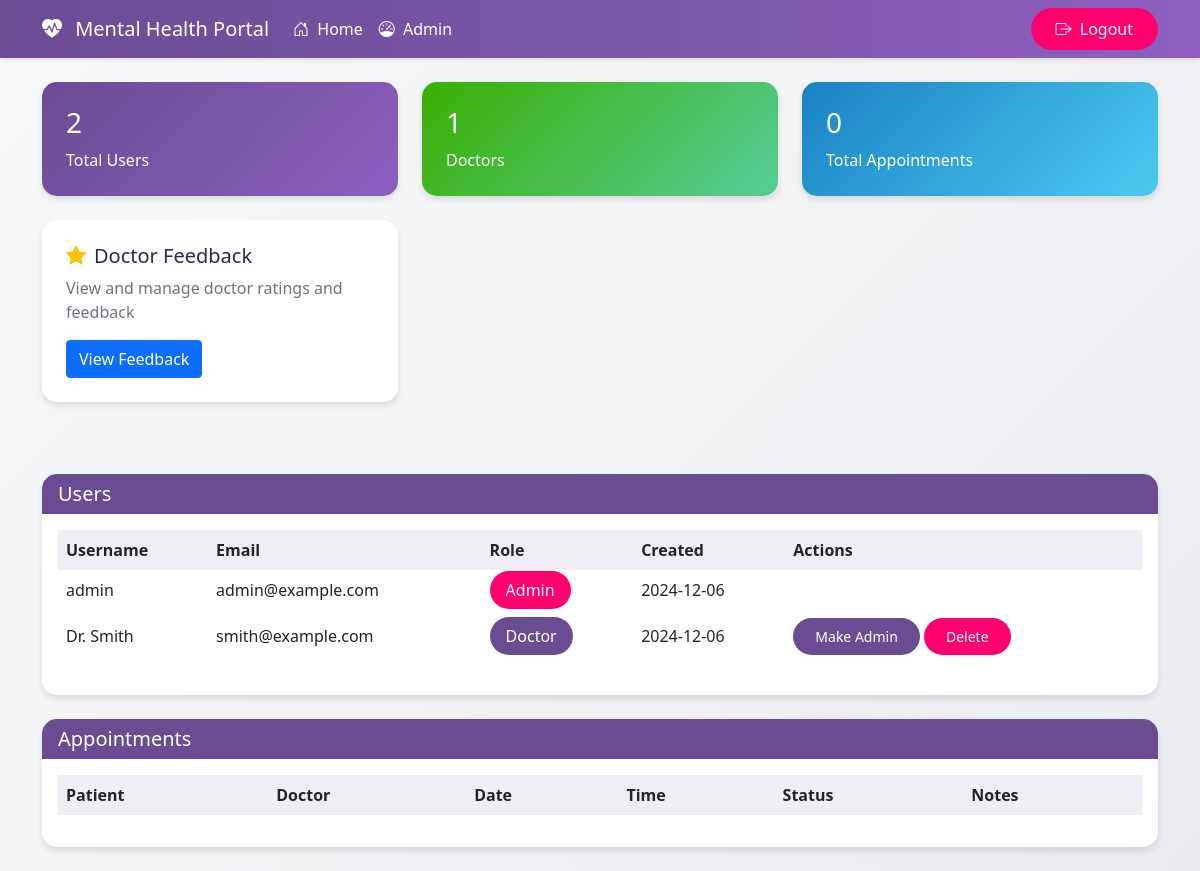
Page /admin (signed in) on the earlier database version.
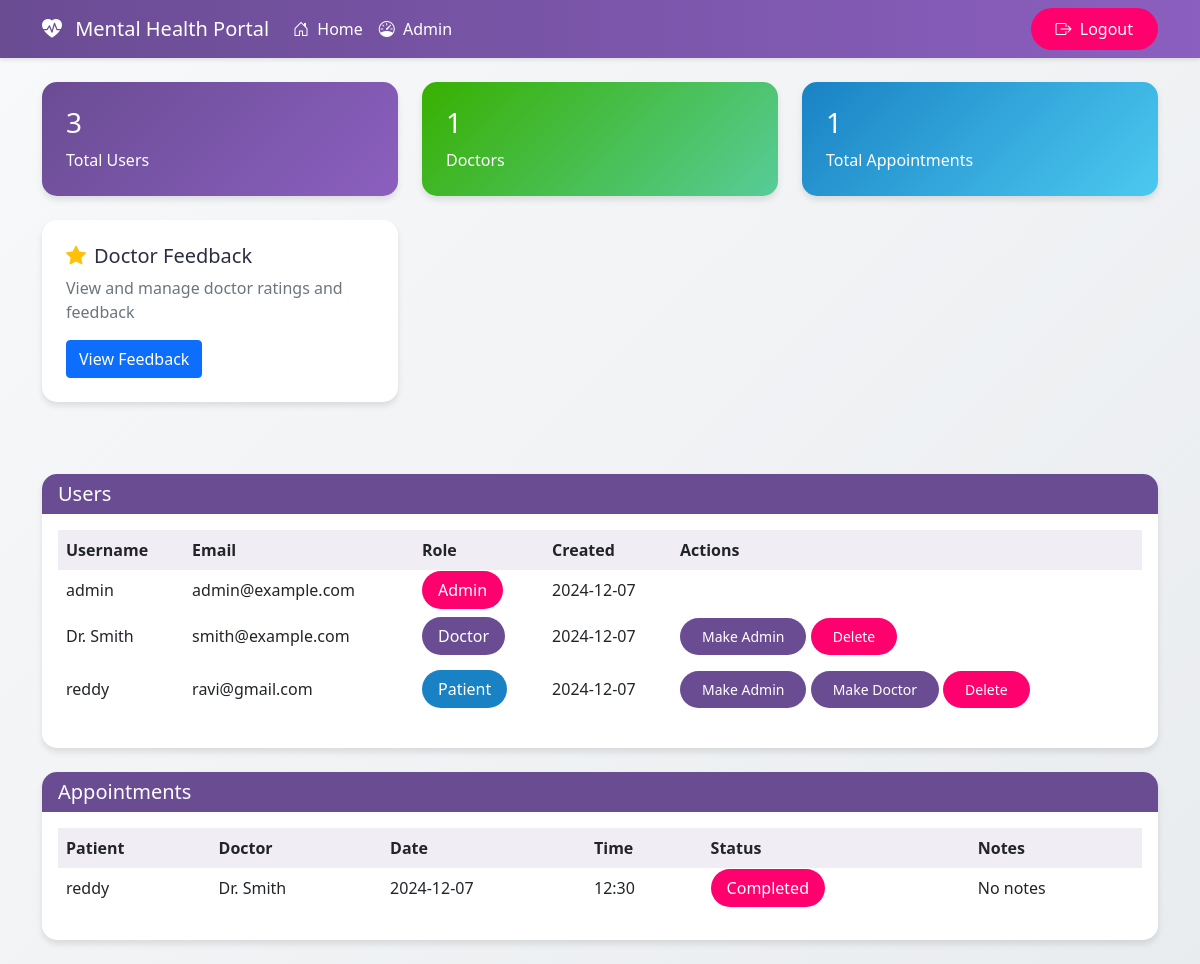
Same page on the later database version.
### app.py (models this page shows)
class User(UserMixin, db.Model):
    id = db.Column(db.Integer, primary_key=True)
    username = db.Column(db.String(80), unique=True, nullable=False)
    password = db.Column(db.String(120), nullable=False)
    email = db.Column(db.String(120), unique=True, nullable=False)
    role = db.Column(db.String(20), nullable=False)
    name = db.Column(db.String(100))
    specialization = db.Column(db.String(100))
    photo = db.Column(db.String(255))  # Store the photo filename
    created_at = db.Column(db.DateTime, default=datetime.utcnow)
    patient_appointments = db.relationship('Appointment',
                                         foreign_keys='Appointment.patient_id',
                                         backref='patient',
                                         lazy=True)
    doctor_appointments = db.relationship('Appointment',
                                        foreign_keys='Appointment.doctor_id',
                                        backref='doctor',
                                        lazy=True)
    mood_entries = db.relationship('MoodEntry', backref='mood_user', lazy=True)
    doctor_feedbacks = db.relationship('DoctorFeedback', foreign_keys='DoctorFeedback.doctor_id', backref='feedback_as_doctor', lazy=True)
    given_feedbacks = db.relationship('DoctorFeedback', foreign_keys='DoctorFeedback.patient_id', backref='feedback_as_patient', lazy=True)

class Appointment(db.Model):
    id = db.Column(db.Integer, primary_key=True)
    patient_id = db.Column(db.Integer, db.ForeignKey('user.id'), nullable=False)
    doctor_id = db.Column(db.Integer, db.ForeignKey('user.id'), nullable=False)
    date = db.Column(db.String(10), nullable=False)  # Format: YYYY-MM-DD
    time = db.Column(db.String(5), nullable=False)   # Format: HH:MM
    notes = db.Column(db.Text)
    status = db.Column(db.String(20), default='pending')  # pending, confirmed, cancelled, completed
    created_at = db.Column(db.DateTime, default=datetime.utcnow)

### app.py (the view)
@app.route('/admin')
@login_required
@admin_required
def admin():
    users = User.query.all()
    appointments = Appointment.query.all()
    return render_template('admin.html', users=users, appointments=appointments)

### app.py (called while the page is built)
def login_required(f):
    @wraps(f)
    def decorated_function(*args, **kwargs):
        if 'user_id' not in session:
            flash('Please log in first.', 'error')
            return redirect(url_for('login'))
        return f(*args, **kwargs)
    return decorated_function

def admin_required(f):
    @wraps(f)
    def decorated_function(*args, **kwargs):
        if 'role' not in session or session['role'] != 'admin':
            flash('Admin access required.', 'error')
            return redirect(url_for('home'))
        return f(*args, **kwargs)
    return decorated_function

def auto_complete_past_appointments():
    today = datetime.now().strftime('%Y-%m-%d')
    past_confirmed = Appointment.query.filter(
        Appointment.status == 'confirmed',
        Appointment.date < today
    ).all()
    for appointment in past_confirmed:
        appointment.status = 'completed'
    if past_confirmed:
        db.session.commit()

@app.before_request
def before_request():
    if not request.path.startswith('/static'):
        auto_complete_past_appointments()

### templates/admin.html (shortened to what this page needs)
<!DOCTYPE html>
<html lang="en">
<head>
    <link href="https://cdn.jsdelivr.net/npm/bootstrap@5.1.3/dist/css/bootstrap.min.css" rel="stylesheet">
    <link href="https://cdn.jsdelivr.net/npm/bootstrap-icons@1.7.2/font/bootstrap-icons.css" rel="stylesheet">
</head>
<body>
    <nav class="navbar navbar-expand-lg">
        <div class="container">
            <a class="navbar-brand" href="{{ url_for('home') }}">
                <i class="bi bi-heart-pulse-fill me-2"></i>
                Mental Health Portal
            </a>
            <div class="collapse navbar-collapse" id="navbarNav">
                <ul class="navbar-nav me-auto">
                    <li class="nav-item">
                        <a class="nav-link" href="{{ url_for('home') }}">
                            <i class="bi bi-house-door me-1"></i> Home
                        </a>
                    </li>
                    <li class="nav-item">
                        <a class="nav-link active" href="{{ url_for('admin') }}">
                            <i class="bi bi-speedometer me-1"></i> Admin
                        </a>
                    </li>
                </ul>
                <div class="d-flex">
                    <a href="{{ url_for('logout') }}" class="btn btn-custom danger">
                        <i class="bi bi-box-arrow-right me-1"></i> Logout
                    </a>
                </div>
            </div>
        </div>
    </nav>
    <div class="container py-4">
        <div class="row mb-4">
            <div class="col-md-4">
                <div class="stat-card primary">
                    <h3>{{ users|length }}</h3>
                    <p class="mb-0">Total Users</p>
                </div>
            </div>
            <div class="col-md-4">
                <div class="stat-card success">
                    <h3>{{ users|selectattr('role', 'equalto', 'doctor')|list|length }}</h3>
                    <p class="mb-0">Doctors</p>
                </div>
            </div>
            <div class="col-md-4">
                <div class="stat-card info">
                    <h3>{{ appointments|length }}</h3>
                    <p class="mb-0">Total Appointments</p>
                </div>
            </div>
            <div class="col-md-4 mb-4">
                <div class="stat-card">
                    <h5><i class="bi bi-star-fill text-warning me-2"></i>Doctor Feedback</h5>
                    <p class="text-muted">View and manage doctor ratings and feedback</p>
                    <a href="{{ url_for('view_feedback') }}" class="btn btn-primary">View Feedback</a>
                </div>
            </div>
        </div>
        <div class="card mb-4">
            <div class="card-header">
                <h5 class="card-title mb-0">Users</h5>
            </div>
            <div class="card-body">
                <div class="table-responsive">
                    <table class="table">
                        <thead>
                            <tr>
                                <th>Username</th>
                                <th>Email</th>
                                <th>Role</th>
                                <th>Created</th>
                                <th>Actions</th>
                            </tr>
                        </thead>
                        <tbody>
                            {% for user in users %}
                            <tr>
                                <td>{{ user.username }}</td>
                                <td>{{ user.email }}</td>
                                <td>
                                    <span class="role-badge {{ user.role }}">
                                        {{ user.role|title }}
                                    </span>
                                </td>
                                <td>{{ user.created_at.strftime('%Y-%m-%d') }}</td>
                                <td>
                                    {% if user.id != session.get('user_id') %}
                                        {% if user.role != 'admin' %}
                                        <form action="{{ url_for('make_admin', user_id=user.id) }}" method="POST" class="d-inline">
                                            <button type="submit" class="btn btn-sm btn-custom primary">Make Admin</button>
                                        </form>
                                        {% endif %}
                                        {% if user.role != 'doctor' %}
                                        <form action="{{ url_for('make_doctor', user_id=user.id) }}" method="POST" class="d-inline">
                                            <button type="submit" class="btn btn-sm btn-custom primary">Make Doctor</button>
                                        </form>
                                        {% endif %}
                                        <form action="{{ url_for('delete_user', user_id=user.id) }}" method="POST" class="d-inline"
                                              onsubmit="return confirm('Are you sure you want to delete this user?');">
                                            <button type="submit" class="btn btn-sm btn-custom danger">Delete</button>
                                        </form>
                                    {% endif %}
                                </td>
                            </tr>
                            {% endfor %}
                        </tbody>
                    </table>
                </div>
            </div>
        </div>
        <div class="card">
            <div class="card-header">
                <h5 class="card-title mb-0">Appointments</h5>
            </div>
            <div class="card-body">
                <div class="table-responsive">
                    <table class="table">
                        <thead>
                            <tr>
                                <th>Patient</th>
                                <th>Doctor</th>
                                <th>Date</th>
                                <th>Time</th>
                                <th>Status</th>
                                <th>Notes</th>
                            </tr>
                        </thead>
                        <tbody>
                            {% for appointment in appointments %}
                            <tr>
                                <td>{{ appointment.patient.username }}</td>
                                <td>{{ appointment.doctor.username }}</td>
                                <td>{{ appointment.date }}</td>
                                <td>{{ appointment.time }}</td>
                                <td>
                                    <span class="status-badge {{ 'active' if appointment.status == 'confirmed' else 'inactive' }}">
                                        {{ appointment.status|title }}
                                    </span>
                                </td>
                                <td>{{ appointment.notes or 'No notes' }}</td>
                            </tr>
                            {% endfor %}
                        </tbody>
                    </table>
                </div>
            </div>
        </div>
    </div>
</body>
</html>

### templates/admin.html (style rules this page uses)
:root { --primary-color: #6a4c93; --secondary-color: #8ac926; --accent-color: #1982c4; --success-color: #38b000; --warning-color: #ffbe0b; --danger-color: #ff006e; --background-light: #f8f9fa; --text-dark: #2b2d42; }
body { background: linear-gradient(135deg, #f8f9fa 0%, #e9ecef 100%); color: var(--text-dark); }
.navbar { background: linear-gradient(90deg, var(--primary-color) 0%, #8b5fbf 100%); box-shadow: 0 2px 4px rgba(0,0,0,0.1); }
.navbar-brand, .nav-link { color: white !important; }
.stat-card { background: white; border-radius: 15px; padding: 1.5rem; margin-bottom: 1.5rem; box-shadow: 0 4px 6px rgba(0,0,0,0.1); transition: transform 0.3s ease, box-shadow 0.3s ease; border: none; }
.stat-card.primary { background: linear-gradient(135deg, var(--primary-color) 0%, #8b5fbf 100%); color: white; }
.stat-card.success { background: linear-gradient(135deg, var(--success-color) 0%, #57cc99 100%); color: white; }
.stat-card.info { background: linear-gradient(135deg, var(--accent-color) 0%, #4cc9f0 100%); color: white; }
.card { border-radius: 15px; border: none; box-shadow: 0 4px 6px rgba(0,0,0,0.1); }
.card-header { background: var(--primary-color); color: white; border-radius: 15px 15px 0 0 !important; border-bottom: none; }
.table { border-collapse: separate; border-spacing: 0; }
.table th { background-color: rgba(106, 76, 147, 0.1); border: none; }
.table td { border: none; vertical-align: middle; }
.role-badge { padding: 0.5em 1em; border-radius: 25px; font-weight: 500; }
.role-badge.admin { background-color: var(--danger-color); color: white; }
.role-badge.doctor { background-color: var(--primary-color); color: white; }
.role-badge.patient { background-color: var(--accent-color); color: white; }
.status-badge { padding: 0.5em 1em; border-radius: 25px; font-weight: 500; }
.status-badge.inactive { background-color: var(--danger-color); color: white; }
.btn-custom { border-radius: 25px; padding: 0.5em 1.5em; transition: all 0.3s ease; }
.btn-custom.primary { background-color: var(--primary-color); color: white; }
.btn-custom.danger { background-color: var(--danger-color); color: white; }

Differences in the rows shown:
changed User "admin": created_at "2024-12-06" → "2024-12-07"
changed User "Dr. Smith": created_at "2024-12-06" → "2024-12-07"
added User: username "reddy", email "ravi@gmail.com", role "Patient", created_at "2024-12-07"
added Appointment: patient.username "reddy", doctor.username "Dr. Smith", date "2024-12-07", time "12:30", status "Completed", notes "No notes"
Other differences:
{{ users|length }}: "2" → "3"
{{ appointments|length }}: "0" → "1"
